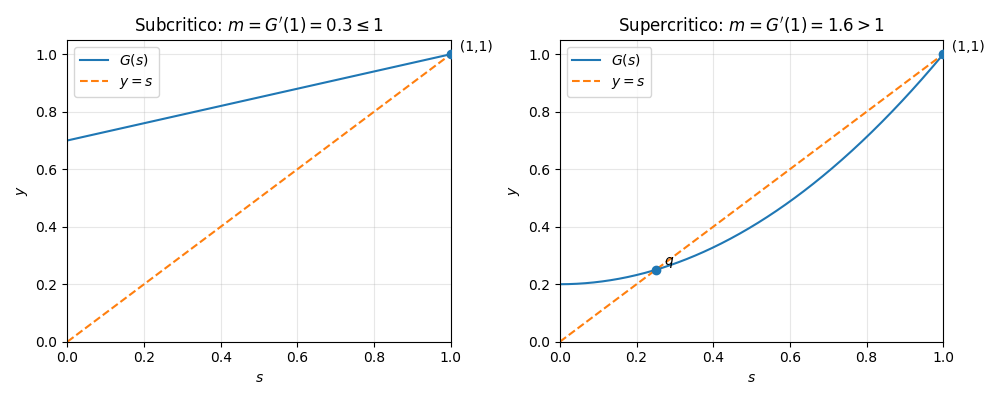

This chart was generated by the following Python code:
import numpy as np
import matplotlib.pyplot as plt

# dominio
s = np.linspace(0, 1, 500)

# Caso 1: subcritico
# P(K=0)=0.7, P(K=1)=0.3
def G_sub(x):
    return 0.7 + 0.3*x

m_sub = 0.3

# Caso 2: supercritico
# P(K=0)=0.3, P(K=2)=0.8  --> attenzione: somma=1.1 sarebbe sbagliata
# Usiamo invece P(K=0)=0.2, P(K=2)=0.8
# Allora G(s)=0.2+0.8 s^2 e m=1.6
def G_sup(x):
    return 0.2 + 0.8*x**2

m_sup = 1.6

# punto fisso q<1 nel caso supercritico:
# q = 0.2 + 0.8 q^2  ->  0.8 q^2 - q + 0.2 = 0
# le soluzioni sono q=1 e q=0.25
q_sup = 0.25

fig, axes = plt.subplots(1, 2, figsize=(10, 4))

# ---- pannello sinistro ----
ax = axes[0]
ax.plot(s, G_sub(s), label=r"$G(s)$")
ax.plot(s, s, "--", label=r"$y=s$")
ax.scatter([1], [1], zorder=5)
ax.text(1.0, 1.0, "  (1,1)", va="bottom")
ax.set_title(r"Subcritico: $m=G'(1)=0.3 \leq 1$")
ax.set_xlabel(r"$s$")
ax.set_ylabel(r"$y$")
ax.set_xlim(0, 1)
ax.set_ylim(0, 1.05)
ax.grid(True, alpha=0.3)
ax.legend()

# ---- pannello destro ----
ax = axes[1]
ax.plot(s, G_sup(s), label=r"$G(s)$")
ax.plot(s, s, "--", label=r"$y=s$")
ax.scatter([q_sup, 1], [q_sup, 1], zorder=5)
ax.text(q_sup, q_sup, r"  $q$", va="bottom")
ax.text(1.0, 1.0, "  (1,1)", va="bottom")
ax.set_title(r"Supercritico: $m=G'(1)=1.6 > 1$")
ax.set_xlabel(r"$s$")
ax.set_ylabel(r"$y$")
ax.set_xlim(0, 1)
ax.set_ylim(0, 1.05)
ax.grid(True, alpha=0.3)
ax.legend()

plt.tight_layout()
plt.savefig("branching_fixed_points.png", dpi=200, bbox_inches="tight")
plt.show()
